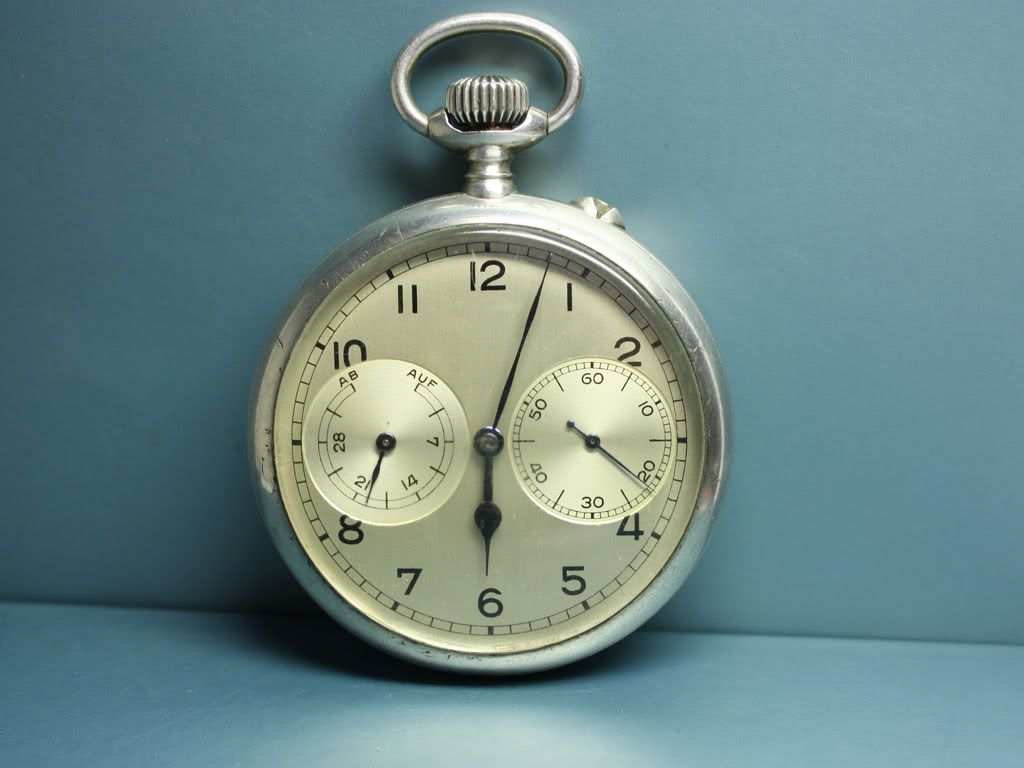
#> input picture 1_BasicImageProcessing/2_DisplayScaleRotateBinarizeImage/img/img01.jpg, 1024 x 768 px, found by its file name
$ python main.py
#> lines starting #> are read from the running program, lines starting #| are printed output that depends on the picture; after the words box and inside, x2 and y2 are one past the last pixel; in counts of white or black regions, pixels touching at a corner belong together
import cv2

img = cv2.imread("img/img01.jpg")
#> img is the input picture: shape (768, 1024, 3); mean B, G, R 136, 135.2, 107

# display an image
cv2.imshow("clock",img)
cv2.waitKey(0)
cv2.destroyWindow("clock")


#
# change scale
#

# 2 times width
h, w = img.shape[:2]
#> h = 768; w = 1024
img_width_2_times = cv2.resize(img, (w*2, h))
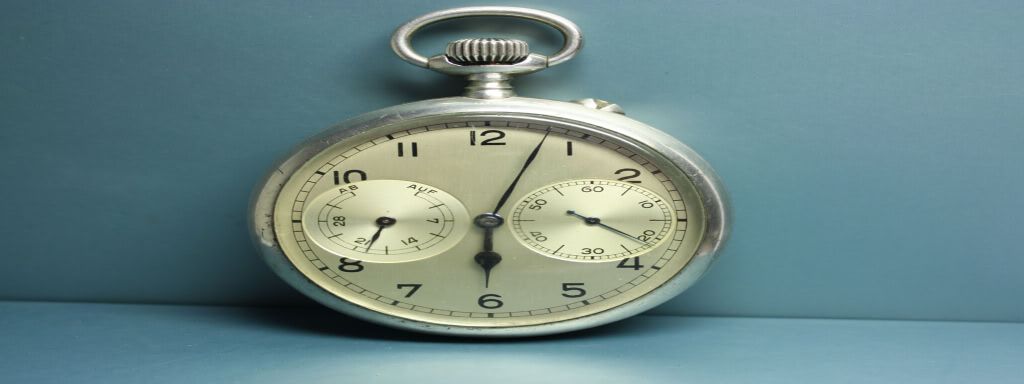
#> img_width_2_times: shape (768, 2048, 3) (shown at 1/2 size); mean B, G, R 136.1, 135.2, 107
cv2.imshow("2 times width", img_width_2_times)
cv2.waitKey(0)
cv2.destroyWindow("2 times width")

# one-quarter height

# !!! the following line occurs cv2.error because param 'dsize' only allows integer
# img_height_one_quarter = cv2.resize(img, (w, h/4))

# correct line
img_height_one_quarter = cv2.resize(img, None, fx=1, fy=0.25) # type: ignore
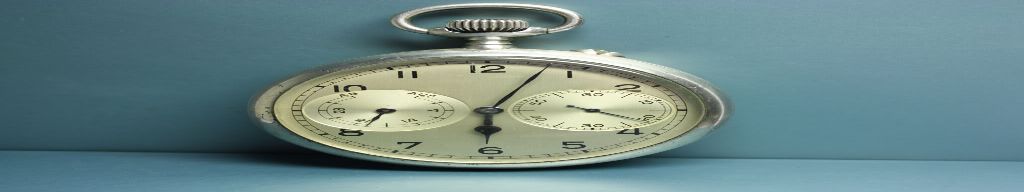
#> img_height_one_quarter: shape (192, 1024, 3); mean B, G, R 136.2, 135.3, 107.1
cv2.imshow("one-quarter height", img_height_one_quarter)
cv2.waitKey(0)
cv2.destroyWindow("one-quarter height")


#
# rotate img
#

# 1. using openCV
img_rotate_90_clockwise = cv2.rotate(img, cv2.ROTATE_90_CLOCKWISE)
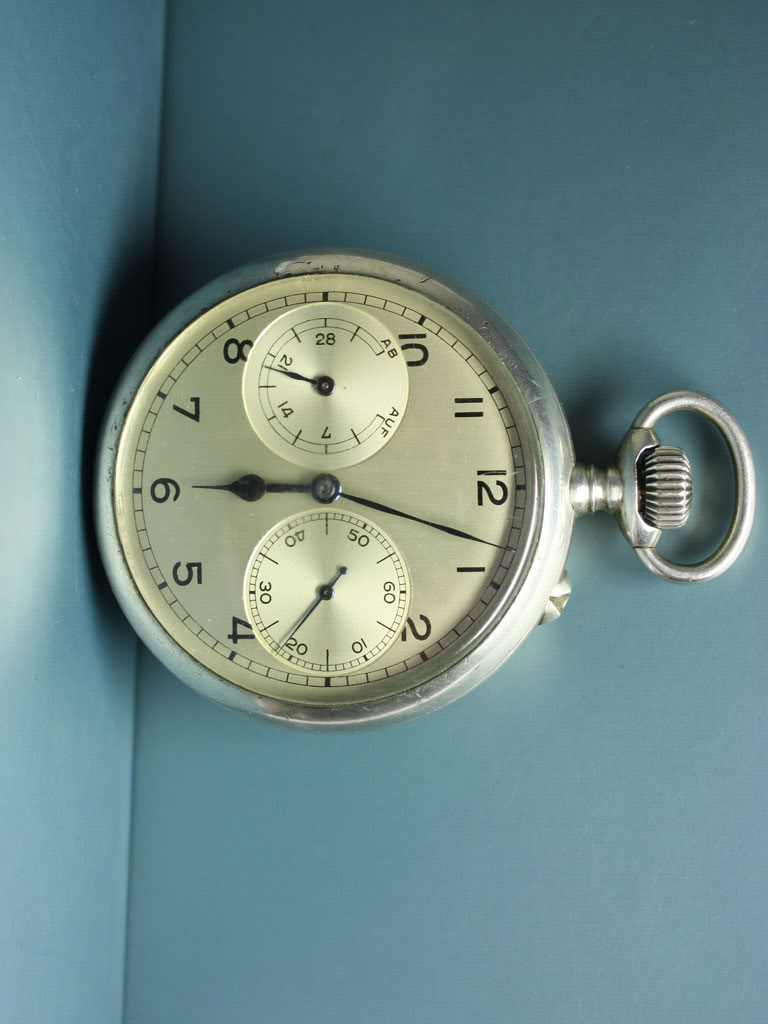
#> img_rotate_90_clockwise: shape (1024, 768, 3); mean B, G, R 136, 135.2, 107
cv2.imshow("rotate 90 clockwise", img_rotate_90_clockwise)
cv2.waitKey(0)
cv2.destroyWindow("rotate 90 clockwise")


#
# binarize img
#

# load the img in grayscale
img_grayscale = cv2.imread("img/img01.jpg",0)
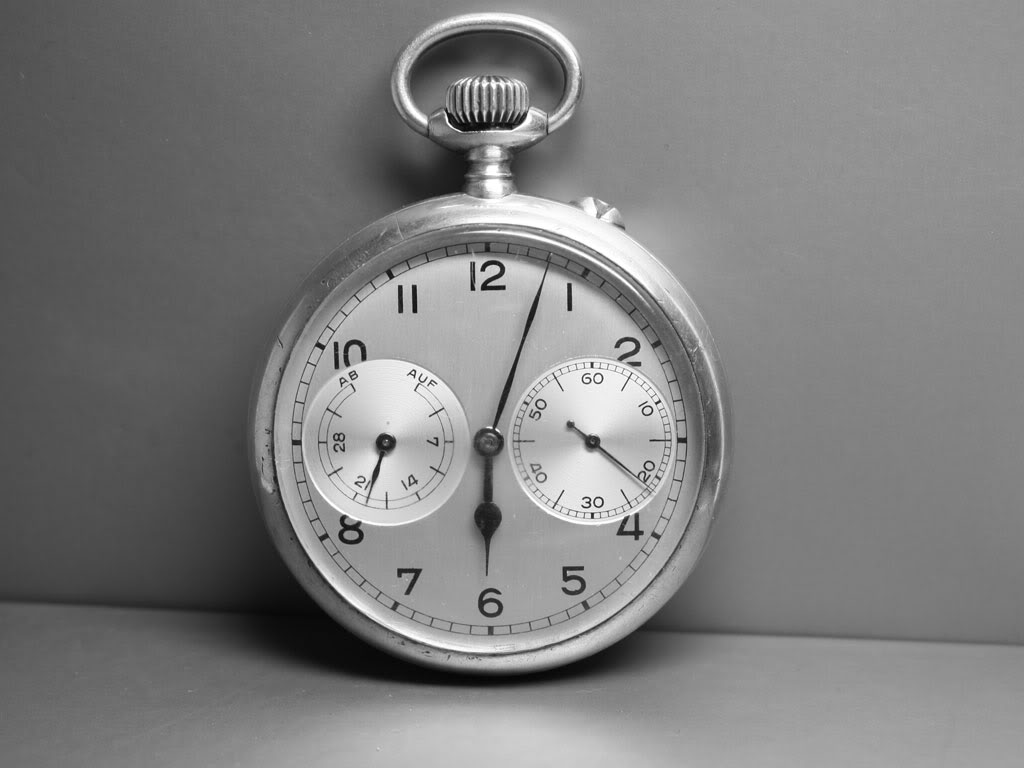
#> img_grayscale: shape (768, 1024); min 1, max 255, mean 126.9
cv2.imshow("grayscaled img", img_grayscale)
cv2.waitKey(0)
cv2.destroyWindow("grayscaled img")

# set a threshold
threshold = 100
ret, img_threshold = cv2.threshold(img_grayscale, threshold, 255, cv2.THRESH_BINARY)
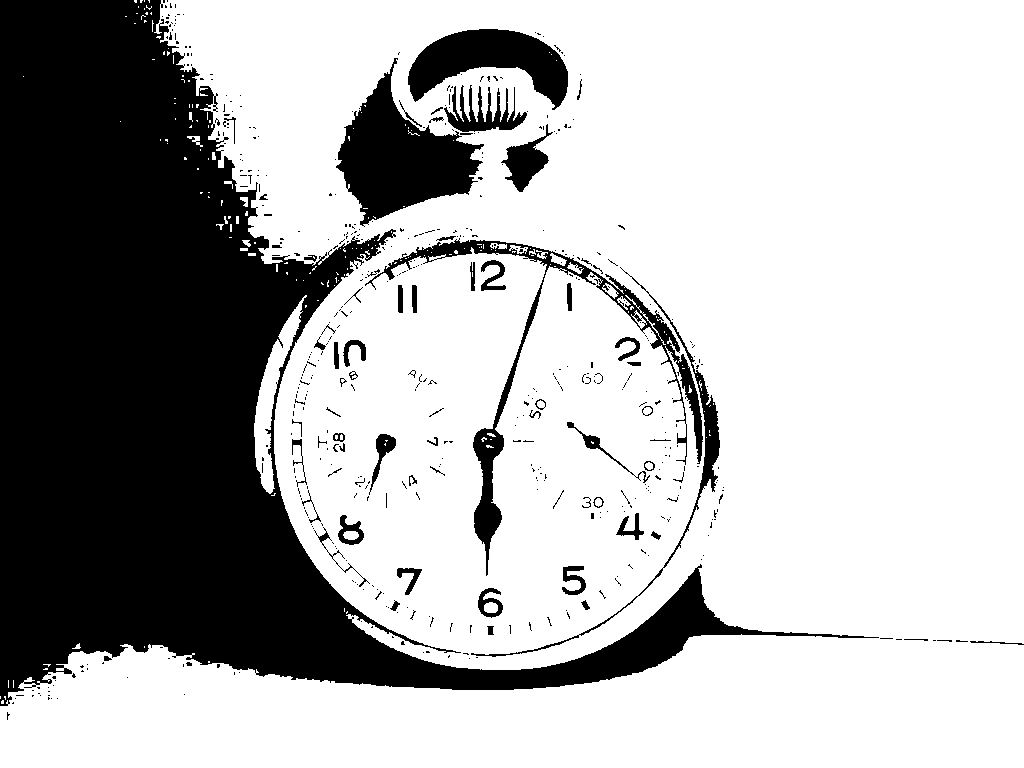
#> img_threshold: shape (768, 1024); 70.7% white; 517 black regions (447 under 20 px), largest, box (x1, y1, x2, y2) and area: (0, 0, 879, 706) 191809, (336, 58, 484, 227) 11220, (365, 238, 703, 576) 7555
#> ret = 100
cv2.imshow("threshold img", img_threshold)
cv2.waitKey(0)
cv2.destroyWindow("threshold img")

# auto threshold
ret2, img_auto_threshold = cv2.threshold(img_grayscale, 0, 255, cv2.THRESH_OTSU)
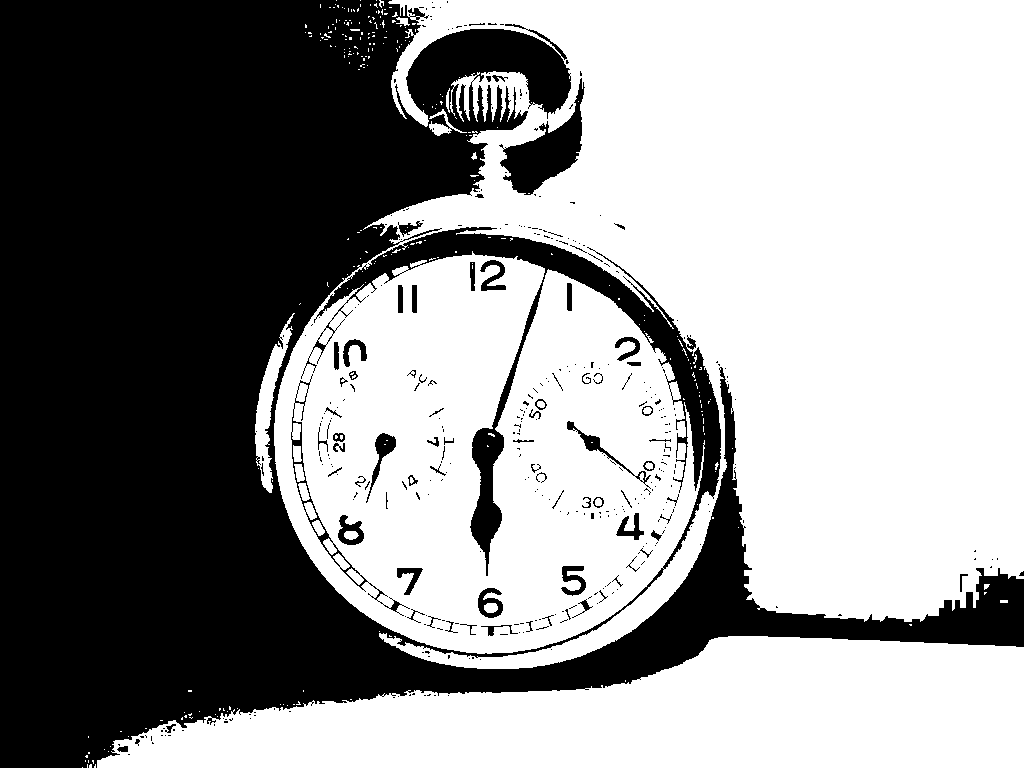
#> img_auto_threshold: shape (768, 1024); 58.2% white; 388 black regions (311 under 20 px), largest, box (x1, y1, x2, y2) and area: (0, 0, 1024, 768) 316114, (499, 78, 585, 195) 3768, (291, 374, 410, 616) 1004
#> ret2 = 121
print("threshold(ret2): ", ret2)
#| threshold(ret2):  121.0

cv2.imshow("auto threshold img", img_auto_threshold)
cv2.waitKey(0)
cv2.destroyWindow("auto threshold img")

cv2.destroyAllWindows()
